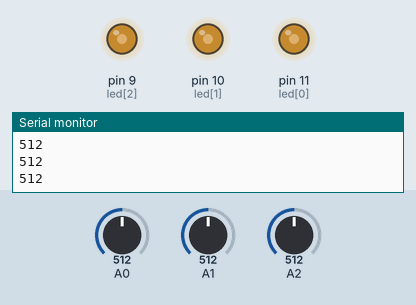
Simulated run of this sketch. Board: Arduino Uno, built with avr-gcc and run on an emulated ATmega328P. On the bench: output pins drawn as LEDs (lit = HIGH), the last lines printed to the serial monitor. The inputs (shaded band) are chosen by the test bench; at power-on: A0 = 512, A2 = 512, A1 = 512.

Above: at 1.2 s.
1.3 s: A0 set to 716
At 1.8 s:
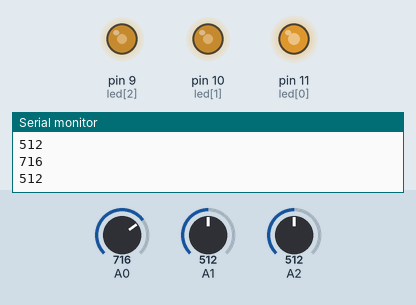
2.8 s: A2 set to 716
At 4.0 s:
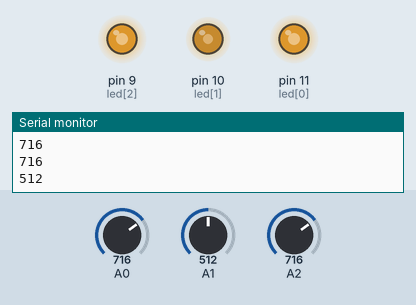
4.3 s: A1 set to 900
At 5.1 s:
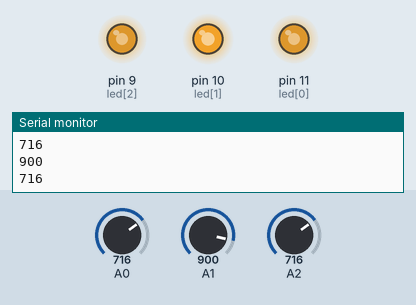
5.8 s: A0 set to 900
At 6.7 s:
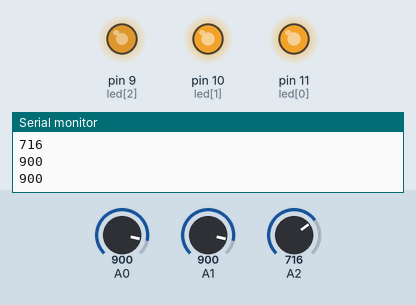
7.3 s: A2 set to 511
At 8.4 s:
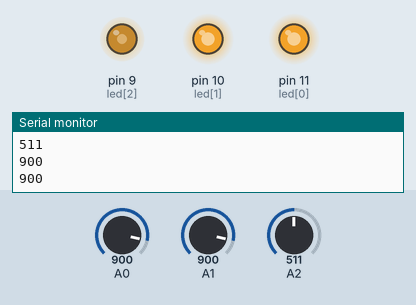
8.8 s: A1 set to 716
At 10.0 s:
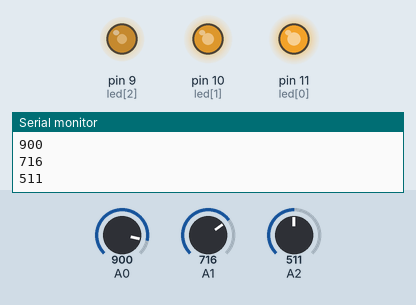
Timing chart, 0 to 11.3 s (numbered marks = the images above; inputs shaded):
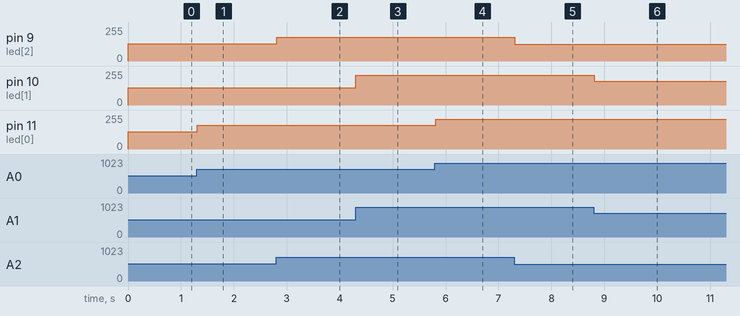

Measured:
- after the input at 1.3 s, pin 11 (led[0]): 128/255 → 179/255 at once
- after the input at 2.8 s, pin 9 (led[2]): 128/255 → 179/255 at once
- after the input at 4.3 s, pin 10 (led[1]): 128/255 → 225/255 at once
- after the input at 5.8 s, pin 11 (led[0]): 179/255 → 225/255 at once
- after the input at 7.3 s, pin 9 (led[2]): 179/255 → 127/255 at once
- after the input at 8.8 s, pin 10 (led[1]): 225/255 → 179/255 at once

The sketch:

exercicio_10.ino
```cpp
byte potenciometro[]={0,1,2};

int i;
byte led[]={11,10,9};

void setup(){
  Serial.begin(9600);
  for(i=0;i<3;i++){
  pinMode(led[i],OUTPUT);
}}
void loop(){

  if(analogRead(potenciometro[0])>0){
  analogWrite(led[0],(analogRead(potenciometro[0])/4));
Serial.println(analogRead(potenciometro[0]));}
  if(analogRead(potenciometro[1])>0){
  analogWrite(led[1],(analogRead(potenciometro[1])/4));
Serial.println(analogRead(potenciometro[1]));}
if(analogRead(potenciometro[2])>0){
  analogWrite(led[2],(analogRead(potenciometro[2])/4));
Serial.println(analogRead(potenciometro[2]));}
}
```
